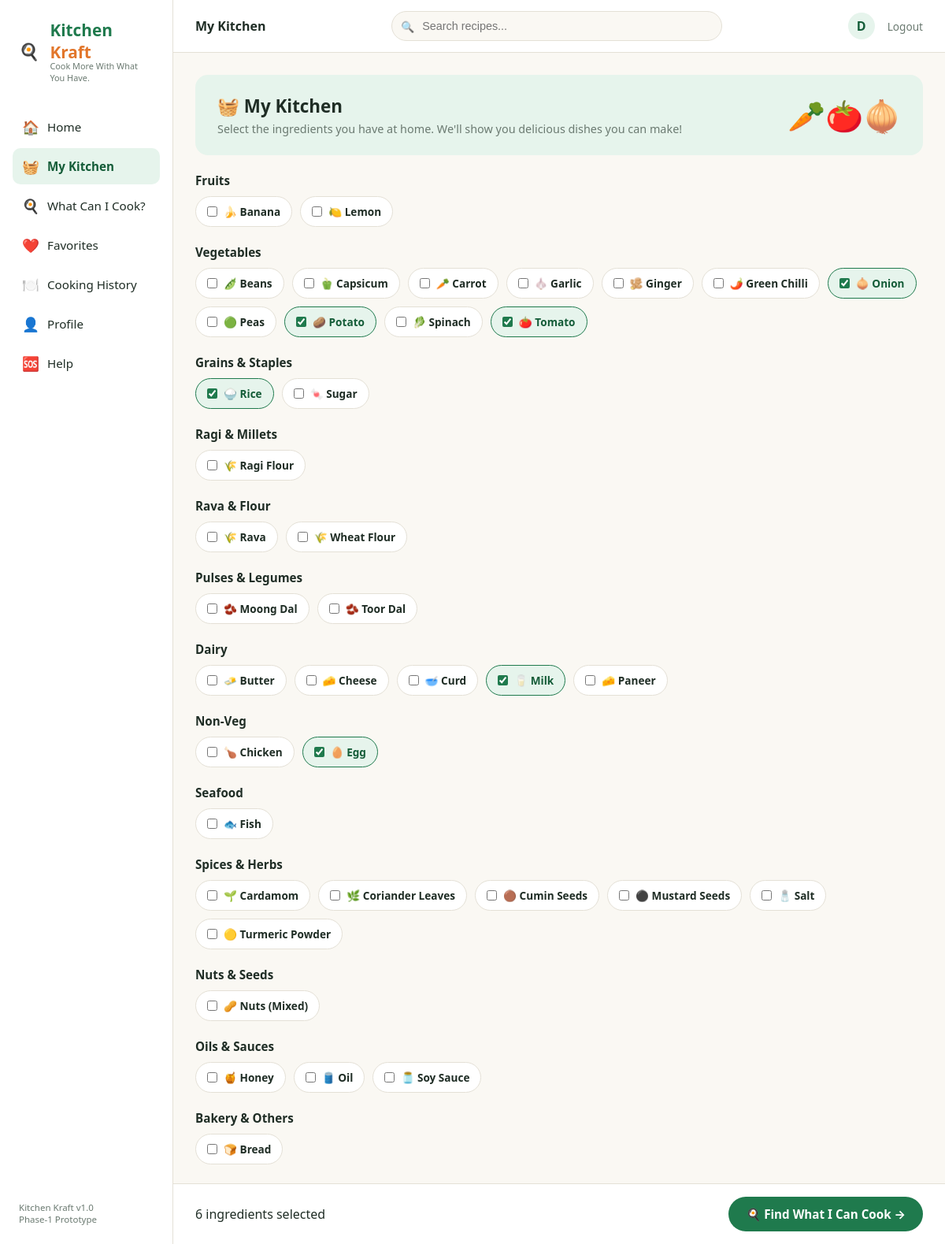
Page /my-kitchen (signed in) on the committed database.
### tables this page shows
CREATE TABLE users (
    user_id       INTEGER PRIMARY KEY AUTOINCREMENT,
    name          TEXT NOT NULL,
    email         TEXT UNIQUE NOT NULL,
    password_hash TEXT NOT NULL,
    food_preference TEXT DEFAULT 'Veg'
);

CREATE TABLE ingredients (
    ingredient_id   INTEGER PRIMARY KEY AUTOINCREMENT,
    ingredient_name TEXT UNIQUE NOT NULL,
    category        TEXT NOT NULL,
    emoji           TEXT DEFAULT '🥘'
);

### app.py (the view, shortened to what this page needs)
@app.route("/my-kitchen", methods=["GET", "POST"])
@login_required
def my_kitchen():
    db = get_db()
    selected = {row["ingredient_id"] for row in db.execute(
        "SELECT ingredient_id FROM user_kitchen WHERE user_id = ?", (session["user_id"],)
    ).fetchall()}
    db.close()
    grouped = get_ingredients_grouped()
    return render_template("my_kitchen.html", grouped=grouped, selected=selected, user=current_user())

### app.py (called while the page is built)
def login_required(view):
    @wraps(view)
    def wrapped(*args, **kwargs):
        if "user_id" not in session:
            flash("Please log in to continue.", "error")
            return redirect(url_for("login"))
        return view(*args, **kwargs)
    return wrapped

@app.context_processor
def inject_helpers():
    def recipe_emoji(recipe):
        return CATEGORY_EMOJI.get(recipe["category"], "🍽️")
    return dict(recipe_emoji=recipe_emoji)

def current_user():
    if "user_id" not in session:
        return None
    db = get_db()
    user = db.execute("SELECT * FROM users WHERE user_id = ?", (session["user_id"],)).fetchone()
    db.close()
    return user

def get_ingredients_grouped():
    order = ["Fruits", "Vegetables", "Grains & Staples", "Ragi & Millets", "Rava & Flour",
             "Pulses & Legumes", "Dairy", "Non-Veg", "Seafood", "Spices & Herbs",
             "Nuts & Seeds", "Oils & Sauces", "Bakery & Others"]
    db = get_db()
    rows = db.execute("SELECT * FROM ingredients ORDER BY ingredient_name").fetchall()
    db.close()
    grouped = {cat: [] for cat in order}
    for row in rows:
        grouped.setdefault(row["category"], []).append(row)
    return {k: v for k, v in grouped.items() if v}

### database.py (called while the page is built)
def get_db():
    conn = sqlite3.connect(DB_PATH)
    conn.row_factory = sqlite3.Row
    conn.execute("PRAGMA foreign_keys = ON")
    return conn

### templates/my_kitchen.html (shortened to what this page needs)
{% extends "base.html" %}
{% block header_title %}My Kitchen{% endblock %}
{% block content %}
<div class="kitchen-header">
  <div>
    <h1>🧺 My Kitchen</h1>
    <p>Select the ingredients you have at home. We'll show you delicious dishes you can make!</p>
  </div>
  <div style="font-size:2.4rem;">🥕🍅🧅</div>
</div>
<form method="POST" id="kitchenForm">
  {% for category, items in grouped.items() %}
  <div class="ing-category">
    <h3>{{ category }}</h3>
    <div class="ing-list">
      {% for ing in items %}
      <label class="ing-chip {{ 'checked' if ing['ingredient_id'] in selected }}">
        <input type="checkbox" name="ingredients" value="{{ ing['ingredient_id'] }}"
               {{ 'checked' if ing['ingredient_id'] in selected }}
               onchange="this.closest('label').classList.toggle('checked', this.checked)">
        {{ ing['emoji'] }} {{ ing['ingredient_name'] }}
      </label>
      {% endfor %}
    </div>
  </div>
  {% endfor %}
  <div class="sticky-footer">
    <span id="countLabel">{{ selected|length }} ingredients selected</span>
    <button type="submit" class="btn btn-primary">🍳 Find What I Can Cook →</button>
  </div>
</form>
{% endblock %}

### templates/base.html (shortened to what this page needs)
<!DOCTYPE html>
<html lang="en">
<head>
<link rel="stylesheet" href="{{ url_for('static', filename='css/style.css') }}">
</head>
<body>
<div class="app-shell">
  <aside class="sidebar">
    <div class="logo">🍳&nbsp;<span><span class="kitchen">Kitchen</span> <span class="kraft">Kraft</span><span class="logo-tag">Cook More With What You Have.</span></span></div>
    <a class="nav-link {{ 'active' if request.endpoint == 'home' }}" href="{{ url_for('home') }}"><span class="icon">🏠</span> Home</a>
    <a class="nav-link {{ 'active' if request.endpoint == 'my_kitchen' }}" href="{{ url_for('my_kitchen') }}"><span class="icon">🧺</span> My Kitchen</a>
    <a class="nav-link {{ 'active' if request.endpoint == 'what_can_i_cook' }}" href="{{ url_for('what_can_i_cook') }}"><span class="icon">🍳</span> What Can I Cook?</a>
    <a class="nav-link {{ 'active' if request.endpoint == 'favorites' }}" href="{{ url_for('favorites') }}"><span class="icon">❤️</span> Favorites</a>
    <a class="nav-link {{ 'active' if request.endpoint == 'history' }}" href="{{ url_for('history') }}"><span class="icon">🍽️</span> Cooking History</a>
    <a class="nav-link {{ 'active' if request.endpoint == 'profile' }}" href="{{ url_for('profile') }}"><span class="icon">👤</span> Profile</a>
    <a class="nav-link {{ 'active' if request.endpoint == 'help_page' }}" href="{{ url_for('help_page') }}"><span class="icon">🆘</span> Help</a>
    <div class="sidebar-footer">Kitchen Kraft v1.0<br>Phase‑1 Prototype</div>
  </aside>
  <div class="main">
    <header class="topbar">
      <strong>{% block header_title %}Kitchen Kraft{% endblock %}</strong>
      <div class="search-box"><input type="text" placeholder="Search recipes..."></div>
      <div class="topbar-user">
        {% if user %}
        <div class="avatar">{{ user['name'][0]|upper }}</div>
        <a class="logout-link" href="{{ url_for('logout') }}">Logout</a>
        {% endif %}
      </div>
    </header>
    <div class="content">
      {% block content %}{% endblock %}
    </div>
  </div>
</div>
</body>
</html>

### static/css/style.css (style rules this page uses)
:root { --green: #1f7a4d; --green-dark: #145c38; --green-light: #e6f4ec; --orange: #e2762b; --orange-light: #fdeee0; --cream: #faf8f3; --text: #1f2d25; --text-light: #6b7a71; --border: #e4e0d6; --white: #ffffff; --yellow-light: #fff6e0; --red: #d34141; --shadow: 0 2px 10px rgba(31, 45, 37, 0.06); --radius: 16px; }
* { box-sizing: border-box; margin: 0; padding: 0; }
body { font-family: "Segoe UI", Roboto, -apple-system, BlinkMacSystemFont, sans-serif; background: var(--cream); color: var(--text); min-height: 100vh; }
a { text-decoration: none; color: inherit; }
button { font-family: inherit; cursor: pointer; }
.app-shell { display: flex; min-height: 100vh; }
.sidebar { width: 220px; background: var(--white); border-right: 1px solid var(--border); padding: 24px 16px; display: flex; flex-direction: column; gap: 4px; flex-shrink: 0; }
.logo { display: flex; align-items: center; gap: 8px; font-size: 1.3rem; font-weight: 800; margin-bottom: 28px; padding: 0 8px; }
.logo .kitchen { color: var(--green); }
.logo .kraft { color: var(--orange); }
.logo-tag { font-size: 0.68rem; color: var(--text-light); font-weight: 400; display: block; margin-top: -4px; }
.nav-link { display: flex; align-items: center; gap: 10px; padding: 11px 12px; border-radius: 10px; color: var(--text); font-weight: 500; font-size: 0.95rem; }
.nav-link.active { background: var(--green-light); color: var(--green-dark); font-weight: 700; }
.nav-link .icon { font-size: 1.1rem; width: 22px; text-align: center; }
.sidebar-footer { margin-top: auto; padding: 14px 8px 0; font-size: 0.72rem; color: var(--text-light); }
.main { flex: 1; min-width: 0; display: flex; flex-direction: column; }
.topbar { display: flex; align-items: center; justify-content: space-between; background: var(--white); border-bottom: 1px solid var(--border); padding: 14px 28px; }
.search-box { flex: 1; max-width: 420px; margin: 0 20px; position: relative; }
.search-box input { width: 100%; padding: 10px 14px 10px 38px; border-radius: 999px; border: 1px solid var(--border); background: var(--cream); font-size: 0.9rem; }
.search-box::before { content: "🔍"; position: absolute; left: 12px; top: 50%; transform: translateY(-50%); font-size: 0.85rem; }
.topbar-user { display: flex; align-items: center; gap: 16px; }
.avatar { width: 34px; height: 34px; border-radius: 50%; background: var(--green-light); color: var(--green-dark); display: flex; align-items: center; justify-content: center; font-weight: 700; }
.logout-link { font-size: 0.85rem; color: var(--text-light); }
.content { padding: 28px; flex: 1; }
.btn { display: inline-flex; align-items: center; justify-content: center; gap: 8px; padding: 12px 22px; border-radius: 999px; border: none; font-weight: 700; font-size: 0.95rem; }
.btn-primary { background: var(--green); color: var(--white); }
.kitchen-header { background: var(--green-light); border-radius: var(--radius); padding: 24px 28px; display: flex; align-items: center; justify-content: space-between; margin-bottom: 22px; flex-wrap: wrap; gap: 14px; }
.kitchen-header h1 { font-size: 1.4rem; }
.kitchen-header p { color: var(--text-light); font-size: 0.9rem; margin-top: 4px; }
.ing-category { margin-bottom: 22px; }
.ing-category h3 { font-size: 0.95rem; margin-bottom: 10px; color: var(--text); }
.ing-list { display: flex; flex-wrap: wrap; gap: 10px; }
.ing-chip { display: flex; align-items: center; gap: 8px; padding: 9px 14px; border-radius: 999px; border: 1.5px solid var(--border); background: var(--white); font-size: 0.85rem; font-weight: 600; transition: all .15s; }
.ing-chip input { accent-color: var(--green); }
.ing-chip.checked { background: var(--green-light); border-color: var(--green); color: var(--green-dark); }
.sticky-footer { position: sticky; bottom: 0; background: var(--white); border-top: 1px solid var(--border); padding: 16px 28px; display: flex; align-items: center; justify-content: space-between; margin: 24px -28px -28px; }

### rows in the picture
users: name "D"
ingredients: emoji "🍌", ingredient_name "Banana"
ingredients: emoji "🍋", ingredient_name "Lemon"
ingredients: emoji "🫛", ingredient_name "Beans"
ingredients: emoji "🫑", ingredient_name "Capsicum"
ingredients: emoji "🥕", ingredient_name "Carrot"
ingredients: emoji "🧄", ingredient_name "Garlic"
ingredients: emoji "🫚", ingredient_name "Ginger"
ingredients: emoji "🌶️", ingredient_name "Green Chilli"
ingredients: emoji "🧅", ingredient_name "Onion"
ingredients: emoji "🟢", ingredient_name "Peas"
ingredients: emoji "🥔", ingredient_name "Potato"
ingredients: emoji "🥬", ingredient_name "Spinach"
ingredients: emoji "🍅", ingredient_name "Tomato"
ingredients: emoji "🍚", ingredient_name "Rice"
ingredients: emoji "🍬", ingredient_name "Sugar"
ingredients: emoji "🌾", ingredient_name "Ragi Flour"
ingredients: emoji "🌾", ingredient_name "Rava"
ingredients: emoji "🌾", ingredient_name "Wheat Flour"
ingredients: emoji "🫘", ingredient_name "Moong Dal"
ingredients: emoji "🫘", ingredient_name "Toor Dal"
ingredients: emoji "🧈", ingredient_name "Butter"
ingredients: emoji "🧀", ingredient_name "Cheese"
ingredients: emoji "🥣", ingredient_name "Curd"
ingredients: emoji "🥛", ingredient_name "Milk"
ingredients: emoji "🧀", ingredient_name "Paneer"
ingredients: emoji "🍗", ingredient_name "Chicken"
ingredients: emoji "🥚", ingredient_name "Egg"
ingredients: emoji "🐟", ingredient_name "Fish"
ingredients: emoji "🌱", ingredient_name "Cardamom"
ingredients: emoji "🌿", ingredient_name "Coriander Leaves"
ingredients: emoji "🟤", ingredient_name "Cumin Seeds"
ingredients: emoji "⚫", ingredient_name "Mustard Seeds"
ingredients: emoji "🧂", ingredient_name "Salt"
ingredients: emoji "🟡", ingredient_name "Turmeric Powder"
ingredients: emoji "🥜", ingredient_name "Nuts (Mixed)"
ingredients: emoji "🍯", ingredient_name "Honey"
ingredients: emoji "🛢️", ingredient_name "Oil"
ingredients: emoji "🫙", ingredient_name "Soy Sauce"
ingredients: emoji "🍞", ingredient_name "Bread"

### other values in the picture
{{ category }} "Fruits" "Vegetables" "Grains & Staples" "Ragi & Millets" "Rava & Flour" "Pulses & Legumes" "Dairy" "Non-Veg" "Seafood" "Spices & Herbs" "Nuts & Seeds" "Oils & Sauces" "Bakery & Others"
{{ selected|length }} "6"
